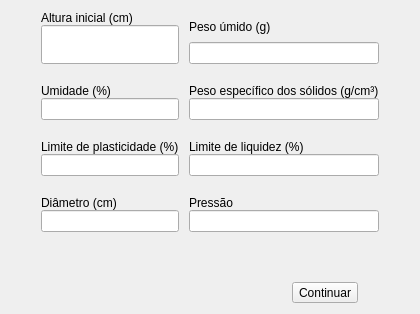
              <widget class="QWidget" name="phase3_page">
               <layout class="QVBoxLayout" name="verticalLayout_30" stretch="10,2,2">
                <item>
                 <layout class="QGridLayout" name="phase3_gridLayout">
                  <property name="leftMargin">
                   <number>30</number>
                  </property>
                  <property name="rightMargin">
                   <number>30</number>
                  </property>
                  <property name="horizontalSpacing">
                   <number>10</number>
                  </property>
                  <property name="verticalSpacing">
                   <number>20</number>
                  </property>
                  <item row="0" column="0">
                   <layout class="QVBoxLayout" name="height_layout" stretch="0,0">
                    <property name="spacing">
                     <number>0</number>
                    </property>
                    <item>
                     <widget class="QLabel" name="height_label">
                      <property name="sizePolicy">
                       <sizepolicy hsizetype="Preferred" vsizetype="Preferred">
                        <horstretch>0</horstretch>
                        <verstretch>0</verstretch>
                       </sizepolicy>
                      </property>
                      <property name="styleSheet">
                       <string notr="true"/>
                      </property>
                      <property name="text">
                       <string>Altura inicial (cm)</string>
                      </property>
                      <property name="alignment">
                       <set>Qt::AlignBottom|Qt::AlignLeading|Qt::AlignLeft</set>
                      </property>
                     </widget>
                    </item>
                    <item>
                     <widget class="QLineEdit" name="height_lineEdit">
                      <property name="sizePolicy">
                       <sizepolicy hsizetype="Expanding" vsizetype="Expanding">
                        <horstretch>0</horstretch>
                        <verstretch>0</verstretch>
                       </sizepolicy>
                      </property>
                      <property name="styleSheet">
                       <string notr="true"/>
                      </property>
                     </widget>
                    </item>
                   </layout>
                  </item>
                  <item row="0" column="1">
                   <layout class="QVBoxLayout" name="wetWeigth_layout">
                    <item>
                     <widget class="QLabel" name="wetWeight_label">
                      <property name="text">
                       <string>Peso úmido (g)</string>
                      </property>
                     </widget>
                    </item>
                    <item>
                     <widget class="QLineEdit" name="wetWeight_lineEdit"/>
                    </item>
                   </layout>
                  </item>
                  <item row="1" column="1">
                   <layout class="QVBoxLayout" name="spgr_layout">
                    <item>
                     <widget class="QLabel" name="spgr_label">
                      <property name="text">
                       <string>Peso específico dos sólidos (g/cm³)</string>
                      </property>
                     </widget>
                    </item>
                    <item>
                     <widget class="QLineEdit" name="spgr_lineEdit"/>
                    </item>
                   </layout>
                  </item>
                  <item row="1" column="0">
                   <layout class="QVBoxLayout" name="humidity_layout">
                    <item>
                     <widget class="QLabel" name="humidity_label">
                      <property name="text">
                       <string>Umidade (%)</string>
                      </property>
                     </widget>
                    </item>
                    <item>
                     <widget class="QLineEdit" name="humidity_lineEdit"/>
                    </item>
                   </layout>
                  </item>
                  <item row="2" column="0">
                   <layout class="QVBoxLayout" name="plastic_layout">
                    <item>
                     <widget class="QLabel" name="plastic_label">
                      <property name="text">
                       <string>Limite de plasticidade (%)</string>
                      </property>
                     </widget>
                    </item>
                    <item>
                     <widget class="QLineEdit" name="plastic_lineEdit"/>
                    </item>
                   </layout>
                  </item>
                  <item row="2" column="1">
                   <layout class="QVBoxLayout" name="liquid_layout">
                    <item>
                     <widget class="QLabel" name="liquid_label">
                      <property name="text">
                       <string>Limite de liquidez (%)</string>
                      </property>
                     </widget>
                    </item>
                    <item>
                     <widget class="QLineEdit" name="liquid_lineEdit"/>
                    </item>
                   </layout>
                  </item>
                  <item row="3" column="0">
                   <layout class="QVBoxLayout" name="diameter_layout">
                    <item>
                     <widget class="QLabel" name="diameter_label">
                      <property name="text">
                       <string>Diâmetro (cm)</string>
                      </property>
                     </widget>
                    </item>
                    <item>
                     <widget class="QLineEdit" name="diameter_lineEdit"/>
                    </item>
                   </layout>
                  </item>
                  <item row="3" column="1">
                   <layout class="QVBoxLayout" name="pressure_Layout">
                    <item>
                     <widget class="QLabel" name="pressure_label">
                      <property name="text">
                       <string>Pressão</string>
                      </property>
                     </widget>
                    </item>
                    <item>
                     <widget class="QLineEdit" name="pressure_lineEdit"/>
                    </item>
                   </layout>
                  </item>
                 </layout>
                </item>
                <item>
                 <spacer name="verticalSpacer_3">
                  <property name="orientation">
                   <enum>Qt::Vertical</enum>
                  </property>
                  <property name="sizeHint" stdset="0">
                   <size>
                    <width>20</width>
                    <height>61</height>
                   </size>
                  </property>
                 </spacer>
                </item>
                <item>
                 <layout class="QHBoxLayout" name="horizontalLayout_4" stretch="11,0,2">
                  <item>
                   <spacer name="horizontalSpacer_10">
                    <property name="orientation">
                     <enum>Qt::Horizontal</enum>
                    </property>
                    <property name="sizeHint" stdset="0">
                     <size>
                      <width>40</width>
                      <height>20</height>
                     </size>
                    </property>
                   </spacer>
                  </item>
                  <item>
                   <widget class="QToolButton" name="continuePhase3_button">
                    <property name="styleSheet">
                     <string notr="true"/>
                    </property>
                    <property name="text">
                     <string>Continuar</string>
                    </property>
                    <property name="icon">
                     <iconset resource="images/resources.qrc">
                      <normaloff>:/Arrow.png</normaloff>:/Arrow.png</iconset>
                    </property>
                    <property name="iconSize">
                     <size>
                      <width>30</width>
                      <height>30</height>
                     </size>
                    </property>
                    <property name="toolButtonStyle">
                     <enum>Qt::ToolButtonTextBesideIcon</enum>
                    </property>
                   </widget>
                  </item>
                  <item>
                   <spacer name="horizontalSpacer_11">
                    <property name="orientation">
                     <enum>Qt::Horizontal</enum>
                    </property>
                    <property name="sizeHint" stdset="0">
                     <size>
                      <width>40</width>
                      <height>20</height>
                     </size>
                    </property>
                   </spacer>
                  </item>
                 </layout>
                </item>
               </layout>
              </widget>
